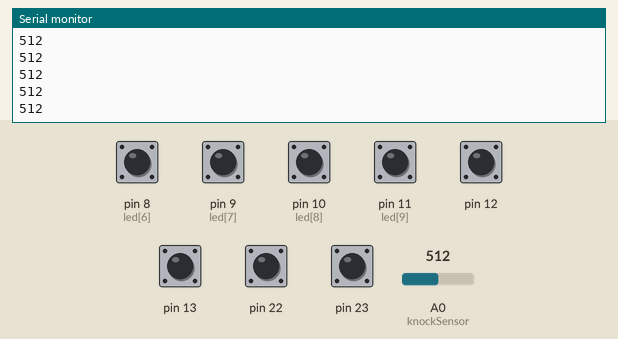
The sketch below on a simulated Arduino Uno, built with avr-gcc and run on an emulated ATmega328P. Shown: the last lines printed to the serial monitor. The inputs (shaded band) are chosen by the test bench; at power-on: pin 8 (led[6]), pin 9 (led[7]), pin 10 (led[8]), pin 11 (led[9]), pin 12, pin 13, pin 22, pin 23 HIGH, A0 (knockSensor) = 512.

Above: at 1.2 s.
1.3 s: A0 (knockSensor) set to 716
At 2.2 s:
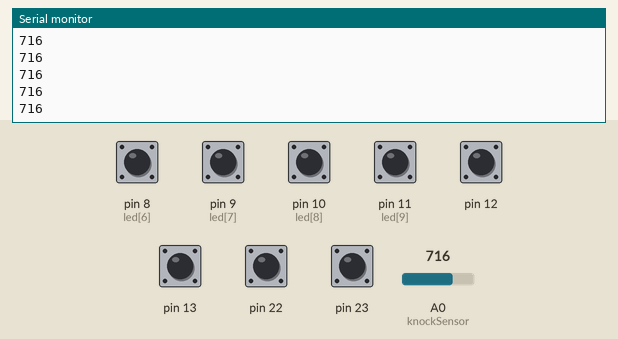
2.8 s: A0 (knockSensor) set to 900
At 3.7 s:
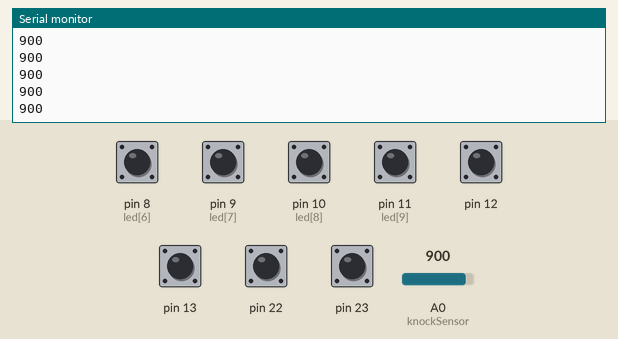
Timing chart, 0 to 5.8 s (numbered marks = the images above; inputs shaded):
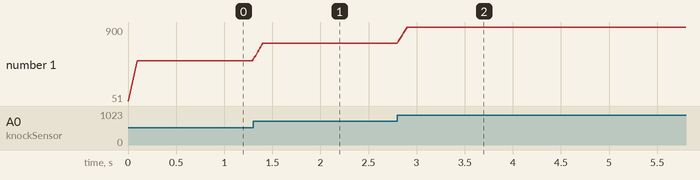

Measured:
- after the input at 1.3 s, the serial monitor: prints a new line at once (image 1)
- after the input at 2.8 s, the serial monitor: prints a new line at once (image 2)
- plotted number 1: 512 → 716 after the input at 1.3 s, 716 → 900 after the input at 2.8 s

The sketch:

Piezo_segment_LED.ino
```cpp
/*
  Piezo

  Piezo with segment LED, recieving signal from analog outout and
  display on Serial print frmo 9600

  Extra : 10 x 330ohm attached from ground for segment LED
  Extra : 1 x 1M ohm or less for piezo

  modified 25 JAN 2016 for CU Robot Class
  by Chawanan Inkumnoi

 █████╗ ██╗   ██╗████████╗ ██████╗ ███████╗ █████╗ ██╗   ██╗███████╗
██╔══██╗██║   ██║╚══██╔══╝██╔═══██╗██╔════╝██╔══██╗██║   ██║██╔════╝
███████║██║   ██║   ██║   ██║   ██║███████╗███████║██║   ██║█████╗
██╔══██║██║   ██║   ██║   ██║   ██║╚════██║██╔══██║╚██╗ ██╔╝██╔══╝
██║  ██║╚██████╔╝   ██║   ╚██████╔╝███████║██║  ██║ ╚████╔╝ ███████╗
╚═╝  ╚═╝ ╚═════╝    ╚═╝    ╚═════╝ ╚══════╝╚═╝  ╚═╝  ╚═══╝  ╚══════╝


*/

int knockSensor = A0;       // the piezo is connected to analog pin 0
// the value from piezo range from 0 to 1023

const int numReadings = 10;
int readings[numReadings];      // the readings from the analog input
int readIndex = 0;              // the index of the current reading
int total = 0;                  // the running total
int average = 0;                // the average


int finalval = 0;
int sensorReading = 0;      // variable to store the value read from the sensor pin
int led[10] = {2,3,4,5,6,7,8,9,10,11};
void setup() {
  Serial.begin(9600);
  for (int thisReading = 0; thisReading < numReadings; thisReading++) {
    readings[thisReading] = 0;
  }
}
void loop() {
  // subtract the last reading:
  total = total - readings[readIndex];
  // read from the sensor:
  readings[readIndex] = analogRead(knockSensor);
  // add the reading to the total:
  total = total + readings[readIndex];
  // advance to the next position in the array:
  readIndex = readIndex + 1;
  if (readIndex >= numReadings) {
    // ...wrap around to the beginning:
    readIndex = 0;
  }
  average = total / numReadings;
  Serial.println(average);

//  sensorReading = analogRead(knockSensor);
  finalval = map(average, 0, 100, 1, 10);
  displaySegment(finalval);
}
void displaySegment(int finalval) {
  clear();
  for(int i=0; i<finalval; i++){
    digitalWrite(led[i], HIGH);

  }
  delay(10);
}
void clear(){
  for(int i=0; i<10; i++){
    digitalWrite(led[i], LOW);
  }
}
```
